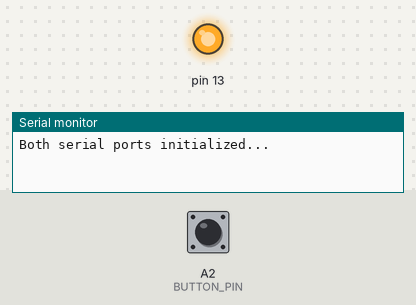
The sketch below on a simulated Teensy 4. On the bench: output pins drawn as LEDs (lit = HIGH), the last lines printed to the serial monitor. The inputs (shaded band) are chosen by the test bench; at power-on: A2 (BUTTON_PIN) HIGH.

Above: at 3.2 s.
3.3 s: A2 (BUTTON_PIN) pulled LOW for 0.15 s
At 3.83 s:
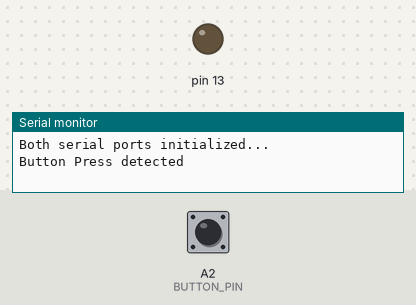
Timing chart, 0 to 6.3 s (numbered marks = the images above; inputs shaded):
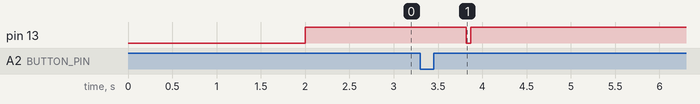

The sketch:

Just_Bartendro3_teensy.ino
```cpp
#include <Bounce2.h>


#define BUTTON_PIN 16
#define BUTTON_STRIP_GND_PIN 14


Bounce debouncer = Bounce();


// Instantiate a Bounce object
byte d=0xFF;

void setup() {

  // Setup the button with an internal pull-up :
  pinMode(BUTTON_PIN, INPUT_PULLUP);
  pinMode(BUTTON_STRIP_GND_PIN, OUTPUT);
  digitalWrite(BUTTON_STRIP_GND_PIN, LOW);
  pinMode(13,OUTPUT);


  // After setting up the button, setup the Bounce instance :
  debouncer.attach(BUTTON_PIN);
  debouncer.interval(20); // interval in ms


  delay(2000);
  Serial.begin(9600);
  Serial2.begin(9600);
  Serial.println("Both serial ports initialized...");


  //textmode...
  Serial2.write("!!!");
  Serial2.write(0x0D);

//  Serial2.write(0x0D);


}


void loop() {

  // Update the Bounce instance :
  debouncer.update();
digitalWrite(13,HIGH);
  // Turn on or off the LED as determined by the state :
  if (  debouncer.fell() ) {
    Serial.println("Button Press detected");
    dispense(30);
    digitalWrite(13,LOW);
    delay(50);
  }
}

void dispense(uint16_t ml) {
  //uint16_t ticks = int(ml*2.78F);
  //mySerial.print("Dispensing: ");
  //mySerial.print(ticks);
  //mySerial.println(" ticks");

  //header
  Serial2.write("tickdisp 24 250");
  Serial2.write(0x0D);
  // Serial2.write(" tickdisp 50 255\n\r");
//  Serial2.println("tickdisp 83 66");// tickdisp <ticks> <speed>
//  Serial2.write(0x0D);
  delay(500);
}


//From toher online guide
//byte d=0xFF;
//mySerial.println("!!!");
//mySerial.println("?");
//mySerial.write(d);
```

Measured:
- after the input at 3.3 s, pin 13: HIGH → LOW after 0.52 s, → HIGH 0.05 s later
